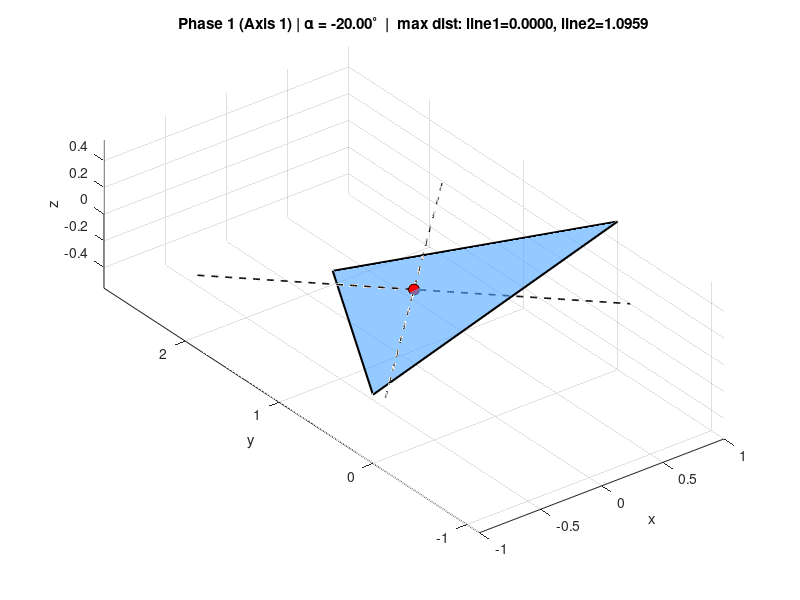

The MATLAB script that drew this image: (Note: this script raises an error after producing the figure.)
clear; clc; close all

%% Coefficients
% Axis 1
Beta  = 2*sqrt(3)/3 - 1;
Kappa = -(2*sqrt(3)/3 + 1);
R     = -4/(sqrt(2)*((3/2 - sqrt(3))*Beta + (sqrt(3) - 3/2)*Kappa - 2*sqrt(3)));

% Axis 2
Beta2 = -(2*sqrt(3)/3+1);
Kappa2 = 2*sqrt(3)/3-1;
R2 = -4/(sqrt(2)*(Beta2*(-3/2-sqrt(3))+Kappa2*(-sqrt(3)+3/2)));

fprintf('==========Coefficients (Axis 1)==========\n')
fprintf('Beta (a): %f\n',Beta)
fprintf('Kappa (b): %f\n',Kappa)
fprintf('R (c): %f\n\n',R)

fprintf('==========Coefficients (Axis 2)==========\n')
fprintf('Beta (a): %f\n',Beta)
fprintf('Kappa (b): %f\n',Kappa)
fprintf('R (c): %f\n\n',R)

fprintf('Displaying Data...\n\n')

%% Shared angle grid
N     = 41;
alpha = linspace(-20, 20, N);
i0    = round((N+1)/2);   % index where alpha ~ 0

% Sequences:
idx1 = [1:N, N-1:-1:i0];  % Phase 1: -20 -> 20 -> 0
idx2 = [i0:N, N-1:-1:1];  % Phase 2:  0  -> 20 -> -20

%% Geometry for both axes
% Axis 1
c1 = R * tand(alpha);  a1 = Beta  * c1;  b1 = Kappa  * c1;
P1a = zeros(N,3); P2a = P1a; P3a = P1a;
P1a(:,1) = -1; P1a(:,3) = a1;
P2a(:,1) =  1; P2a(:,3) = b1;
P3a(:,2) =  sqrt(3); P3a(:,3) = c1;

% Axis 2
c2 = R2 * tand(alpha); a2 = Beta2 * c2; b2 = Kappa2 * c2;
P1b = zeros(N,3); P2b = P1b; P3b = P1b;
P1b(:,1) = -1; P1b(:,3) = a2;
P2b(:,1) =  1; P2b(:,3) = b2;
P3b(:,2) =  sqrt(3); P3b(:,3) = c2;

% Combined axis limits (stable view)
allXYZ = [P1a; P2a; P3a; P1b; P2b; P3b];
xl = [min(allXYZ(:,1)) max(allXYZ(:,1))];
yl = [min(allXYZ(:,2)) max(allXYZ(:,2))];
zl = [min(allXYZ(:,3)) max(allXYZ(:,3))];

%% Figure
figure('Color','w','Position',[100 100 800 600]);
ax = gca; view(3); grid on; axis(ax,'equal');
xlabel('x'); ylabel('y'); zlabel('z'); hold on;

% Both dashed reference lines (persist throughout)
xline = linspace(xl(1)-1, xl(2)+1, 500);
y_line1 =  xline + sqrt(3)/2;   % Axis 1 line
y_line2 = -xline + sqrt(3)/2;   % Axis 2 line
zline   = zeros(size(xline));
plot3(xline, y_line1, zline, 'k--', 'LineWidth', 1.2);
plot3(xline, y_line2, zline, 'k--', 'LineWidth', 1.2);

% Fixed reference point
plot3(0, sqrt(3)/2, 0, 'o', 'MarkerSize', 8, ...
      'MarkerEdgeColor','k', 'MarkerFaceColor',[1 0 0]);

% Final axis limits (ensure lines are visible)
yl_final = [min([yl(1), min(y_line1), min(y_line2)]) , max([yl(2), max(y_line1), max(y_line2)])];
xlim(xl); ylim(yl_final); zlim(zl);

% Pre-build line point arrays for distance calc
Qline1 = [xline(:),  y_line1(:), zline(:)];
Qline2 = [xline(:),  y_line2(:), zline(:)];

% Triangle patch (reused)
V0 = [P1a(1,:); P2a(1,:); P3a(1,:)];
htri = patch('Faces',[1 2 3],'Vertices',V0, ...
             'FaceColor',[0.30 0.65 1.00],'FaceAlpha',0.6, ...
             'EdgeColor','k','LineWidth',1.5);

%% GIF setup
gifFile   = 'Tilt_Both_Axes_inPlane.gif';
delayTime = 0.05;
isFirst   = true;  % first frame flag

%% Phase 1: use Axis 1 triangle, sweep -20->20->0
for k = 1:numel(idx1)
    r = idx1(k);

    V = [P1a(r,:); P2a(r,:); P3a(r,:)];
    set(htri, 'Vertices', V);

    % Distances to BOTH lines (report both)
    n  = cross(V(2,:)-V(1,:), V(3,:)-V(1,:));
    nn = norm(n);
    if nn > 0
        d1 = max( abs((Qline1 - V(1,:)) * n.') / nn );  % to y = x + sqrt(3)/2
        d2 = max( abs((Qline2 - V(1,:)) * n.') / nn );  % to y = -x + sqrt(3)/2
    else
        d1 = NaN; d2 = NaN;
    end

    title(sprintf('Phase 1 (Axis 1) | \\alpha = %.2f^\\circ  |  max dist: line1=%.4f, line2=%.4f', ...
          alpha(r), d1, d2));

    drawnow;
    writeGifFrame(gifFile, delayTime, isFirst);  % first call initializes palette
    isFirst = false;
end

%% Phase 2: use Axis 2 triangle, sweep 0->20->-20
for k = 1:numel(idx2)
    r = idx2(k);

    V = [P1b(r,:); P2b(r,:); P3b(r,:)];
    set(htri, 'Vertices', V);

    % Distances to BOTH lines
    n  = cross(V(2,:)-V(1,:), V(3,:)-V(1,:));
    nn = norm(n);
    if nn > 0
        d1 = max( abs((Qline1 - V(1,:)) * n.') / nn );
        d2 = max( abs((Qline2 - V(1,:)) * n.') / nn );
    else
        d1 = NaN; d2 = NaN;
    end

    title(sprintf('Phase 2 (Axis 2) | \\alpha = %.2f^\\circ  |  max dist: line1=%.4f, line2=%.4f', ...
          alpha(r), d1, d2));

    drawnow;
    writeGifFrame(gifFile, delayTime, false);   % append frames
end

disp(['Saved GIF: ', gifFile]);

%% ---- local function (place after the main script code) ----
function writeGifFrame(gifFile, delayTime, firstFrame)
%WRITEGIFFRAME Capture current figure and append to a GIF with fixed colormap.
%   writeGifFrame(gifFile, delayTime, firstFrame)
%   - gifFile:   output GIF filename
%   - delayTime: seconds per frame
%   - firstFrame (logical): true for the very first frame; false afterwards
persistent map
frame = getframe(gcf);
im    = frame2im(frame);
if firstFrame || isempty(map)
    [A,map] = rgb2ind(im, 256);  % initialize fixed palette
    imwrite(A, map, gifFile, 'gif', 'LoopCount', Inf, 'DelayTime', delayTime);
else
    A = rgb2ind(im, map);        % reuse palette to avoid color shift
    imwrite(A, map, gifFile, 'gif', 'WriteMode', 'append', 'DelayTime', delayTime);
end
end
